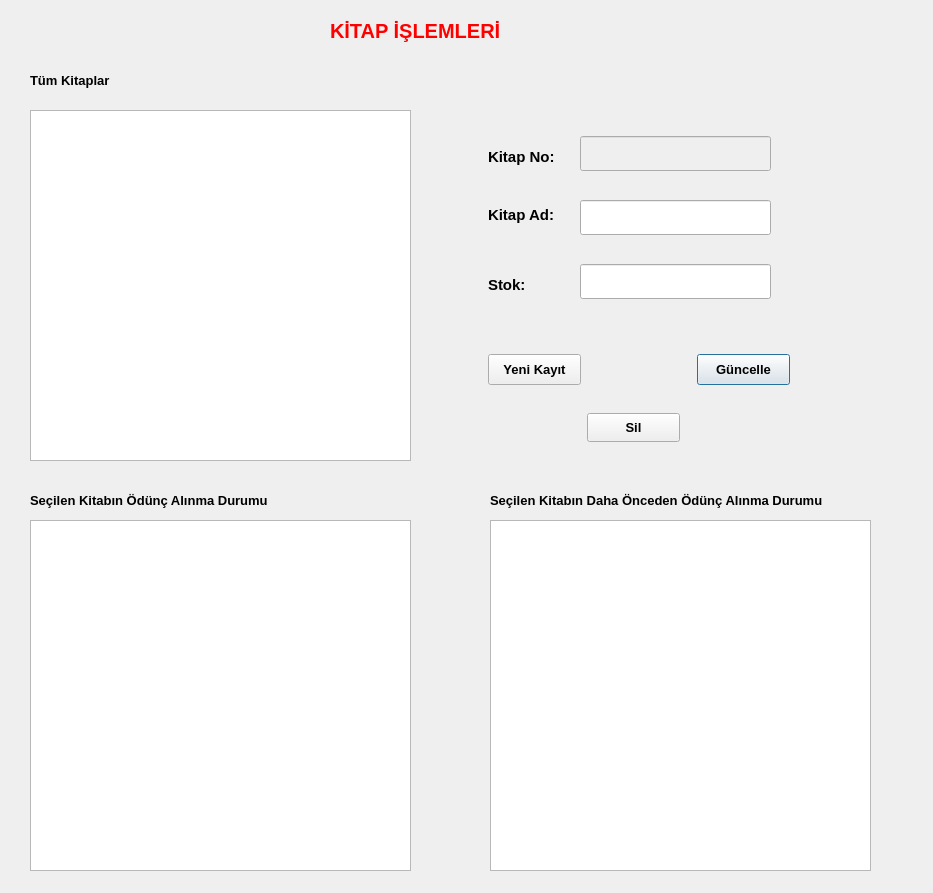
<?xml version="1.0" encoding="UTF-8"?>
<ui version="4.0">
 <class>KitapIslemleri</class>
 <widget class="QDialog" name="KitapIslemleri">
  <property name="geometry">
   <rect>
    <x>0</x>
    <y>0</y>
    <width>933</width>
    <height>893</height>
   </rect>
  </property>
  <property name="windowTitle">
   <string>Dialog</string>
  </property>
  <widget class="QLabel" name="label_2">
   <property name="geometry">
    <rect>
     <x>330</x>
     <y>10</y>
     <width>221</width>
     <height>41</height>
    </rect>
   </property>
   <property name="palette">
    <palette>
     <active>
      <colorrole role="WindowText">
       <brush brushstyle="SolidPattern">
        <color alpha="255">
         <red>255</red>
         <green>0</green>
         <blue>0</blue>
        </color>
       </brush>
      </colorrole>
     </active>
     <inactive>
      <colorrole role="WindowText">
       <brush brushstyle="SolidPattern">
        <color alpha="255">
         <red>255</red>
         <green>0</green>
         <blue>0</blue>
        </color>
       </brush>
      </colorrole>
     </inactive>
     <disabled/>
    </palette>
   </property>
   <property name="font">
    <font>
     <pointsize>15</pointsize>
     <bold>true</bold>
    </font>
   </property>
   <property name="text">
    <string>KİTAP İŞLEMLERİ</string>
   </property>
  </widget>
  <widget class="QLabel" name="label">
   <property name="geometry">
    <rect>
     <x>30</x>
     <y>70</y>
     <width>131</width>
     <height>20</height>
    </rect>
   </property>
   <property name="font">
    <font>
     <pointsize>10</pointsize>
     <bold>true</bold>
    </font>
   </property>
   <property name="text">
    <string>Tüm Kitaplar</string>
   </property>
  </widget>
  <widget class="QTableView" name="tableViewAllBooks">
   <property name="geometry">
    <rect>
     <x>30</x>
     <y>110</y>
     <width>381</width>
     <height>351</height>
    </rect>
   </property>
  </widget>
  <widget class="QLabel" name="label_5">
   <property name="geometry">
    <rect>
     <x>488</x>
     <y>274</y>
     <width>101</width>
     <height>22</height>
    </rect>
   </property>
   <property name="font">
    <font>
     <pointsize>11</pointsize>
     <bold>true</bold>
    </font>
   </property>
   <property name="text">
    <string>Stok:</string>
   </property>
  </widget>
  <widget class="QLabel" name="label_4">
   <property name="geometry">
    <rect>
     <x>488</x>
     <y>204</y>
     <width>71</width>
     <height>22</height>
    </rect>
   </property>
   <property name="font">
    <font>
     <pointsize>11</pointsize>
     <bold>true</bold>
    </font>
   </property>
   <property name="text">
    <string>Kitap Ad:</string>
   </property>
  </widget>
  <widget class="QLineEdit" name="bookNumber">
   <property name="enabled">
    <bool>false</bool>
   </property>
   <property name="geometry">
    <rect>
     <x>580</x>
     <y>136</y>
     <width>191</width>
     <height>35</height>
    </rect>
   </property>
  </widget>
  <widget class="QPushButton" name="pushButtonUpdate">
   <property name="geometry">
    <rect>
     <x>697</x>
     <y>354</y>
     <width>93</width>
     <height>31</height>
    </rect>
   </property>
   <property name="font">
    <font>
     <pointsize>10</pointsize>
     <bold>true</bold>
    </font>
   </property>
   <property name="text">
    <string>Güncelle</string>
   </property>
  </widget>
  <widget class="QPushButton" name="pushButtonDelete">
   <property name="geometry">
    <rect>
     <x>587</x>
     <y>413</y>
     <width>93</width>
     <height>29</height>
    </rect>
   </property>
   <property name="font">
    <font>
     <pointsize>10</pointsize>
     <bold>true</bold>
    </font>
   </property>
   <property name="text">
    <string>Sil</string>
   </property>
  </widget>
  <widget class="QPushButton" name="pushButtonNewRecord">
   <property name="geometry">
    <rect>
     <x>488</x>
     <y>354</y>
     <width>93</width>
     <height>31</height>
    </rect>
   </property>
   <property name="font">
    <font>
     <pointsize>10</pointsize>
     <bold>true</bold>
    </font>
   </property>
   <property name="text">
    <string>Yeni Kayıt</string>
   </property>
  </widget>
  <widget class="QLabel" name="label_3">
   <property name="geometry">
    <rect>
     <x>488</x>
     <y>146</y>
     <width>71</width>
     <height>22</height>
    </rect>
   </property>
   <property name="font">
    <font>
     <pointsize>11</pointsize>
     <bold>true</bold>
    </font>
   </property>
   <property name="text">
    <string>Kitap No:</string>
   </property>
  </widget>
  <widget class="QLineEdit" name="bookStock">
   <property name="geometry">
    <rect>
     <x>580</x>
     <y>264</y>
     <width>191</width>
     <height>35</height>
    </rect>
   </property>
  </widget>
  <widget class="QLineEdit" name="bookName">
   <property name="geometry">
    <rect>
     <x>580</x>
     <y>200</y>
     <width>191</width>
     <height>35</height>
    </rect>
   </property>
  </widget>
  <widget class="QTableView" name="tableView_Onceden">
   <property name="geometry">
    <rect>
     <x>30</x>
     <y>520</y>
     <width>381</width>
     <height>351</height>
    </rect>
   </property>
  </widget>
  <widget class="QTableView" name="tableView_DahaOnceden">
   <property name="geometry">
    <rect>
     <x>490</x>
     <y>520</y>
     <width>381</width>
     <height>351</height>
    </rect>
   </property>
  </widget>
  <widget class="QLabel" name="label_6">
   <property name="geometry">
    <rect>
     <x>30</x>
     <y>490</y>
     <width>361</width>
     <height>20</height>
    </rect>
   </property>
   <property name="font">
    <font>
     <pointsize>10</pointsize>
     <bold>true</bold>
    </font>
   </property>
   <property name="text">
    <string>Seçilen Kitabın Ödünç Alınma Durumu</string>
   </property>
  </widget>
  <widget class="QLabel" name="label_7">
   <property name="geometry">
    <rect>
     <x>490</x>
     <y>490</y>
     <width>461</width>
     <height>20</height>
    </rect>
   </property>
   <property name="font">
    <font>
     <pointsize>10</pointsize>
     <bold>true</bold>
    </font>
   </property>
   <property name="text">
    <string>Seçilen Kitabın Daha Önceden Ödünç Alınma Durumu</string>
   </property>
  </widget>
 </widget>
 <tabstops>
  <tabstop>bookNumber</tabstop>
  <tabstop>pushButtonUpdate</tabstop>
  <tabstop>tableViewAllBooks</tabstop>
  <tabstop>pushButtonDelete</tabstop>
  <tabstop>pushButtonNewRecord</tabstop>
  <tabstop>bookStock</tabstop>
  <tabstop>bookName</tabstop>
  <tabstop>tableView_Onceden</tabstop>
  <tabstop>tableView_DahaOnceden</tabstop>
 </tabstops>
 <resources/>
 <connections/>
</ui>
